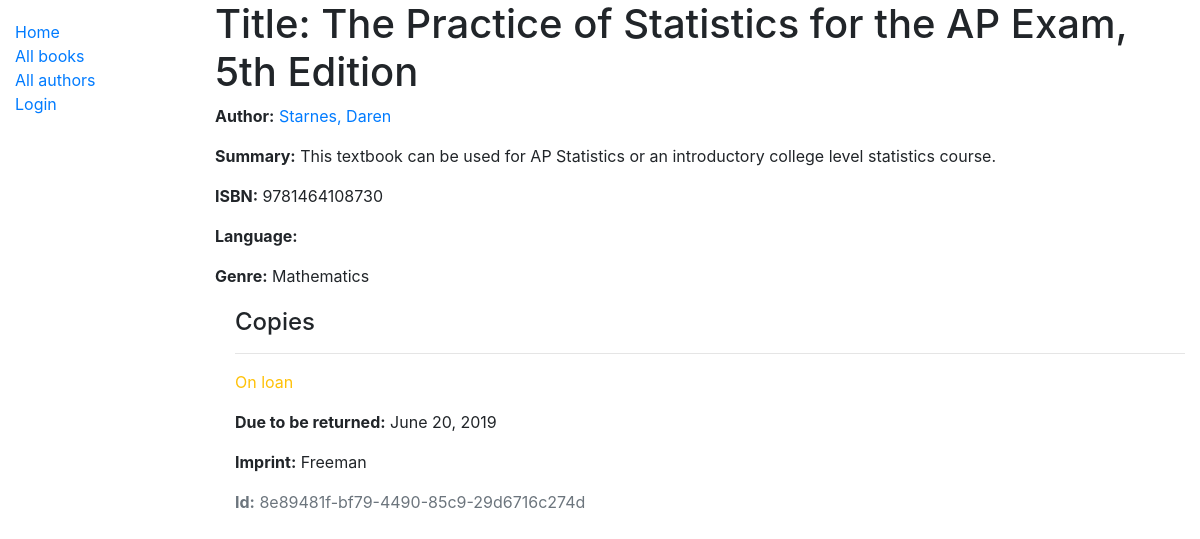
/catalog/book/2, run on the app's committed database.
### catalog/models.py (models this page shows, shortened)
class Book(models.Model):
    title = models.CharField(max_length=200)
    author = models.ForeignKey('Author', on_delete=models.SET_NULL, null=True)
    summary = models.TextField(max_length=1000, help_text='Enter a brief description of the book')
    isbn = models.CharField('ISBN', max_length=13, help_text='13 Character <a href="https://www.isbn-international.org/content/what-isbn">ISBN number</a>')
    genre = models.ManyToManyField(Genre, help_text='Select a genre for this book')
    def display_genre(self):
        """Create a string for the Genre. This is required to display genre in Admin."""
        return ', '.join(genre.name for genre in self.genre.all()[:3])
    display_genre.short_description = 'Genre'

class Author(models.Model):
    first_name = models.CharField(max_length=100)
    last_name = models.CharField(max_length=100)
    date_of_birth = models.DateField(null=True, blank=True)
    date_of_death = models.DateField('Died', null=True, blank=True)
    class Meta:
        ordering = ['last_name', 'first_name']
    def __str__(self):
        return f'{self.last_name}, {self.first_name}'

class Genre(models.Model):
    name = models.CharField(max_length=200, help_text='Enter a book genre (e.g. Science Fiction)')
    def __str__(self):
        return self.name

class BookInstance(models.Model):
    id = models.UUIDField(primary_key=True, default=uuid.uuid4, help_text='Unique ID for this particular book across whole library')
    book = models.ForeignKey('Book', on_delete=models.SET_NULL, null=True)
    imprint = models.CharField(max_length=200)
    due_back = models.DateField(null=True, blank=True)
    LOAN_STATUS = (
        ('m', 'Maintenance'),
        ('o', 'On loan'),
        ('a', 'Available'),
        ('r', 'Reserved'),
    )
    status = models.CharField(
        max_length=1,
        choices=LOAN_STATUS,
        blank=True,
        default='m',
        help_text='Book availability',
    )
    class Meta:
        ordering = ['due_back']
        permissions = (("can_mark_returned", "Set book as returned"),)
    borrower = models.ForeignKey(User, on_delete=models.SET_NULL, null=True, blank=True)

### catalog/views.py (the view)
# urls.py: path('book/<int:pk>', views.BookDetailView.as_view(), name='book-detail'),
class BookDetailView(generic.DetailView):
    model = Book

### catalog/templates/catalog/book_detail.html
{% extends "base_generic.html" %}
{% block content %}
  <h1>Title: {{ book.title }}</h1>
  <p><strong>Author:</strong> <a href="">{{ book.author }}</a></p>
  <p><strong>Summary:</strong> {{ book.summary }}</p>
  <p><strong>ISBN:</strong> {{ book.isbn }}</p>
  <p><strong>Language:</strong> {{ book.language }}</p>
  <p><strong>Genre:</strong> {% for genre in book.genre.all %} {{ genre }}{% if not forloop.last %}, {% endif %}{% endfor %}</p>
  <div style="margin-left:20px;margin-top:20px">
    <h4>Copies</h4>
    {% for copy in book.bookinstance_set.all %}
      <hr>
      <p class="{% if copy.status == 'a' %}text-success{% elif copy.status == 'm' %}text-danger{% else %}text-warning{% endif %}">{{ copy.get_status_display }}</p>
      {% if copy.status != 'a' %}
        <p><strong>Due to be returned:</strong> {{copy.due_back}}</p>
      {% endif %}
      <p><strong>Imprint:</strong> {{copy.imprint}}</p>
      <p class="text-muted"><strong>Id:</strong> {{copy.id}}</p>
    {% endfor %}
  </div>
{% endblock %}

### data on the page
Book: title "The Practice of Statistics for the AP Exam, 5th Edition", author "Starnes, Daren", summary "This textbook can be used for AP Statistics or an introductory college level statistics course.", isbn "9781464108730"
Genre: name "Mathematics"
BookInstance: status "On loan", due_back "June 20, 2019", imprint "Freeman", id "8e89481f-bf79-4490-85c9-29d6716c274d"
